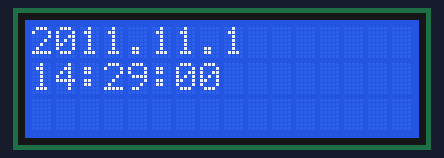
Bench run of a sketch on a simulated Arduino Uno, built with avr-gcc and run on an emulated ATmega328P. Parts: 16×3 character LCD.

Above: at 0.1 s.
At 3.3 s:
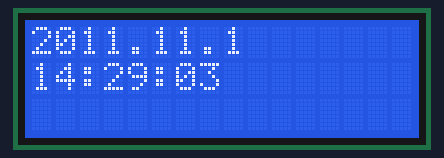
At 7.6 s:
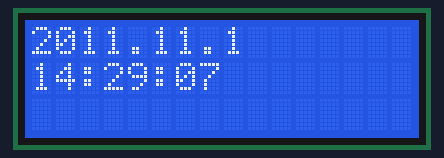
At 15.1 s:
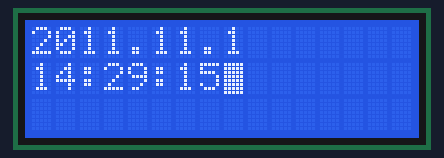
At 22.5 s:
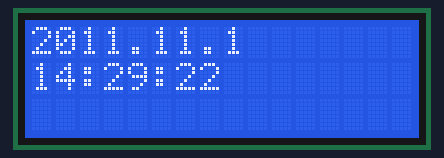
At 30.1 s:
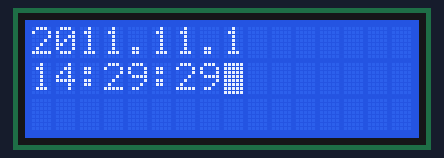

The sketch:

timetest.ino
```cpp
#include <Time.h>
#include <TimeAlarms.h>
#include <LiquidCrystal.h>
//#include <hd44780.h>
//#include <hd44780ioClass/hd44780_I2Cexp.h>

// initialize the library with the numbers of the interface pins
LiquidCrystal lcd(12, 11, 5, 4, 3, 2);

void setup()
{
  setTime(14,29,0,1,11,11);
  Alarm.timerRepeat(15, Repeats);            // timer for every 15 seconds
}

void Repeats() {
    lcd.blink();
    delay(2000);
}

void  loop(){
  digitalClockDisplay();
  Alarm.delay(1000); // wait one second between clock display
}

void digitalClockDisplay()
{

  lcd.begin(16, 3);
  lcd.print(year());
  lcd.print(".");
  lcd.print(month());
  lcd.print(".");
  lcd.print(day());

  lcd.setCursor(0, 1);
  lcd.print(hour());
  printDigits(minute());
  printDigits(second());
}

void printDigits(int digits)
{
  lcd.print(":");
  if(digits < 10)
    lcd.print('0');
  lcd.print(digits);
}
```

Measured:
- what the display in image 0 shows lasts 1.0 s, from 0.1 s to 1.1 s
- what the display in image 3 shows lasts 2.1 s, from 15.0 s to 17.1 s
